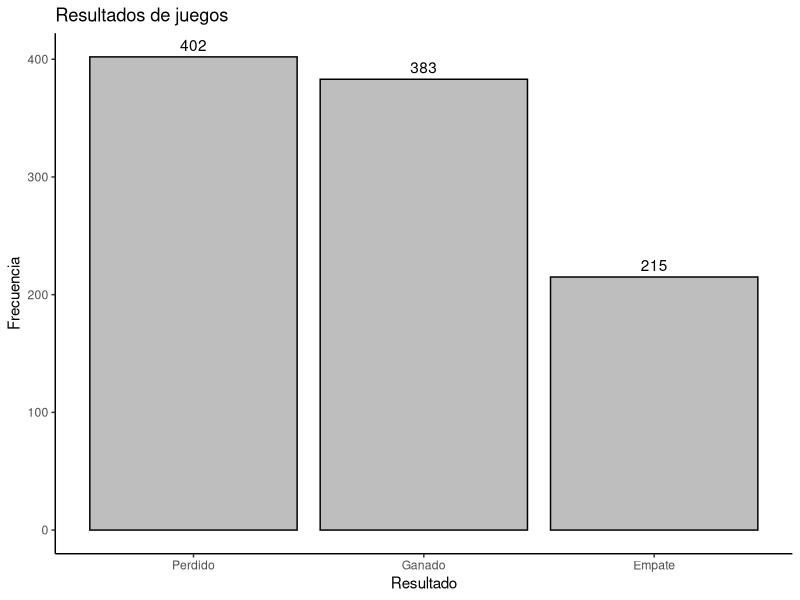
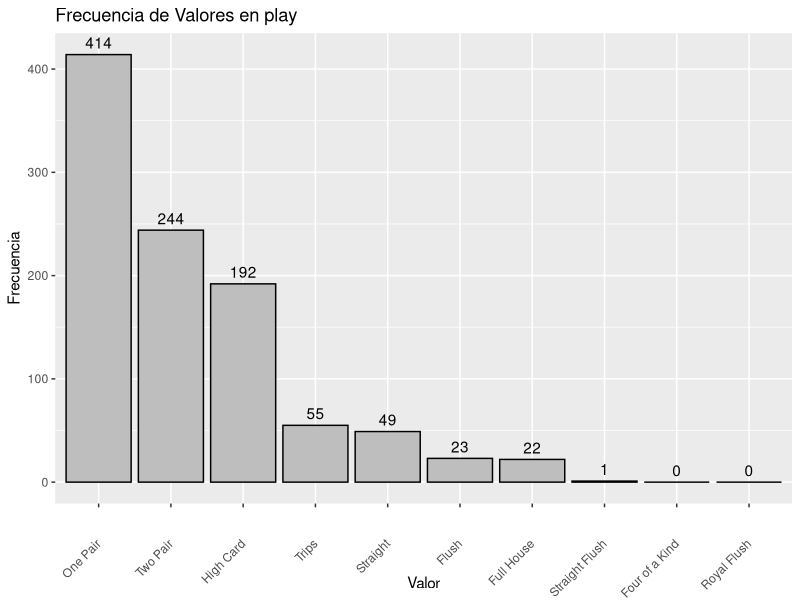

Write R code to recreate these figures, in order.
## ---- chunk 1
deck <- data.frame(
  face = c("king", "queen", "jack", "ten", "nine", "eight", "seven", "six",
           "five", "four", "three", "two", "ace", "king", "queen", "jack", "ten", 
           "nine", "eight", "seven", "six", "five", "four", "three", "two", "ace", 
           "king", "queen", "jack", "ten", "nine", "eight", "seven", "six", "five", 
           "four", "three", "two", "ace", "king", "queen", "jack", "ten", "nine", 
           "eight", "seven", "six", "five", "four", "three", "two", "ace"),  
  suit = c("spades", "spades", "spades", "spades", "spades", "spades", 
           "spades", "spades", "spades", "spades", "spades", "spades", "spades", 
           "clubs", "clubs", "clubs", "clubs", "clubs", "clubs", "clubs", "clubs", 
           "clubs", "clubs", "clubs", "clubs", "clubs", "diamonds", "diamonds", 
           "diamonds", "diamonds", "diamonds", "diamonds", "diamonds", "diamonds", 
           "diamonds", "diamonds", "diamonds", "diamonds", "diamonds", "hearts", 
           "hearts", "hearts", "hearts", "hearts", "hearts", "hearts", "hearts", 
           "hearts", "hearts", "hearts", "hearts", "hearts"), 
  value = c(13, 12, 11, 10, 9, 8, 7, 6, 5, 4, 3, 2, 1, 13, 12, 11, 10, 9, 8, 
            7, 6, 5, 4, 3, 2, 1, 13, 12, 11, 10, 9, 8, 7, 6, 5, 4, 3, 2, 1, 13, 12, 11, 
            10, 9, 8, 7, 6, 5, 4, 3, 2, 1)
)
## ---- chunk 2


shuffle <- function(deck) { 
  random <- sample(1:52, size = 52)
  deck[random, ]
}

shuffle_deck <- shuffle(deck)

dealer <- function(shuffle_deck, n){
  
  cards_per_player <- 2
  players = vector("list", length = n)
  
  for(i in 1:n){
    firts <- (i)
    last <- (i + n)
    players[[i]] <- merge(shuffle_deck[firts,],shuffle_deck[last,],all=TRUE)
    
  }
  
  remaining_cards <- shuffle_deck[(n * cards_per_player + 2):(n * cards_per_player + 4), ]
  turn <- shuffle_deck[(n * cards_per_player + 6),]
  river <- shuffle_deck[(n * cards_per_player + 8),]
  
  remaining_cards <- merge(remaining_cards,turn,all = TRUE)
  remaining_cards <- merge(remaining_cards,river,all = TRUE)
  
  return(list(players = players, table = remaining_cards))
}

numPlayers <- 2

players <- dealer(shuffle_deck, numPlayers)

for (i in 1:numPlayers) {
  print(players$players[[i]])
}

## ---- chunk 3
#function to extract and sort the cards 
sort_cards <- function(hand_Table,hand_Player){
  cards <- merge(hand_Table,hand_Player, all = TRUE)
  sort_c <- ordenado <- cards[order(cards$value),]
  return(sort_c) 
}

#function for royal flush 
royal_flush <- function(cards){
  
  s = 0
  c = 0
  h = 0
  d = 0
  n=6
  counter = 0
  straigh = TRUE
  Flush = FALSE
  
  if(cards[1,3] == 1 & cards[7,3] == 13){
    if(cards[1,2] == "spades"){
      s = s + 1
    }
    if(cards[1,2] == "clubs"){
      c = c + 1
    }
    if(cards[1,2] == "hearts"){
      h = h + 1
    }
    if(cards[1,2] == "diamonds"){
      d = d + 1
    }
    
    if(cards[7,2] == "spades"){
      s = s + 1
    }
    if(cards[7,2] == "clubs"){
      c = c + 1
    }
    if(cards[7,2] == "hearts"){
      h = h + 1
    }
    if(cards[7,2] == "diamonds"){
      d = d + 1
    }
    
    while (straigh & n>1) {
      if( ((cards[n,3] == (cards[n+1,3]-1))|cards[n,3] == (cards[n+1,3])) & counter<3 ){
        if(cards[n,2] == "spades"){
          s = s + 1
        }
        if(cards[n,2] == "clubs"){
          c = c + 1
        }
        if(cards[n,2] == "hearts"){
          h = h + 1
        }
        if(cards[n,2] == "diamonds"){
          d = d + 1
        }
        if(cards[n,3] == (cards[n+1,3]-1)){
          counter = counter +1
        }
      }
      if((cards[n,3] == (cards[n+1,3])) & counter<3){
        if(cards[n,2] == "spades"){
          s = s + 1
        }
        if(cards[n,2] == "clubs"){
          c = c + 1
        }
        if(cards[n,2] == "hearts"){
          h = h + 1
        }
        if(cards[n,2] == "diamonds"){
          d = d + 1
        }
      }
      if((cards[n+1,3]-cards[n,3]) > 1 & counter<3){
        straigh = FALSE
      }
      n = n-1
    }
    
    
    if(d == 5 | c == 5 | s == 5 | h == 5){
      Flush = TRUE
    }
    
    if(straigh & Flush){
      return(c(10,14,0))
    }
    if(straigh & !Flush){
      return(c(5,14,0))
    }
  }
  return(c(0,0,0))
}

#function for straigh flush
straigh_flush <- function(cards){
  HC = 0
  counter = 0
  straigh = FALSE
  Flush = FALSE
  broke = FALSE
  s = 0
  c = 0
  h = 0
  d = 0
  
  if(cards[1,2] == "spades"){
    s =s +1
  }
  if(cards[1,2] == "clubs"){
    c =c +1
  }
  if(cards[1,2] == "hearts"){
    h =h +1
  }
  if(cards[1,2] == "diamonds"){
    d =d +1
  }
  
  for (i in 1:6) {
    if(cards[i,3] == (cards[i+1,3]-1) & !broke){
      counter = counter+1
      HC = cards[i+1,3]
      if(cards[i+1,2] == "spades"){
        s =s +1
      }
      if(cards[i+1,2] == "clubs"){
        c =c +1
      }
      if(cards[i+1,2] == "hearts"){
        h =h +1
      }
      if(cards[i+1,2] == "diamonds"){
        d =d +1
      }
    }
    if(cards[i,3] == (cards[i+1,3]) & !broke){
      if(cards[i+1,2] == "spades"){
        s =s +1
      }
      if(cards[i+1,2] == "clubs"){
        c =c +1
      }
      if(cards[i+1,2] == "hearts"){
        h =h +1
      }
      if(cards[i+1,2] == "diamonds"){
        d =d +1
      }
    }
    if(cards[i+1,3] - cards[i,3] > 1 & counter < 4){
      counter = 0
    }
    if(cards[i+1,3] - cards[i,3] > 1 & counter >= 4){
      broke = !broke
    }
    
  }
  
  
  if(counter >= 4){
    straigh = TRUE
  }
  if(s==5 | c==5 | h==5 | d==5){
    Flush=TRUE
  }
  
  if(straigh & Flush){
    return(c(9,HC,0))
  }
  if(straigh & !Flush){
    return(c(5,HC,0))
  }
  if(!straigh & !Flush){
    return(c(0,0,0))
  }
  return(c(0,0,0))
}

  
#function for flush
card_flush <- function(cards){
  
  s = c(0,0)
  c = c(0,0)
  h = c(0,0)
  d = c(0,0)
  for (i in 1:7) {
      if(cards[i,2] == "spades"){
        s[1] =s[1] +1
        s[2] = cards[i,3]
      }
      if(cards[i,2] == "clubs"){
        c[1] =c[1] +1
        c[2] = cards[i,3]
      }
      if(cards[i,2] == "hearts"){
        h[1] =h[1] +1
        h[2] = cards[i,3]
      }
      if(cards[i,2] == "diamonds"){
        d[1] =d[1] +1
        d[2] = cards[i,3]
      }
  }
  if(s[1]>=5){
    return(c(6,s[2]))
  }
  if(c[1]>=5){
    return(c(6,s[2]))
  }
  if(h[1]>=5){
    return(c(6,s[2]))
  }
  if(d[1]>=5){
    return(c(6,s[2],0))
  }
  return(c(0,0,0))
}

#Function auxiliar for cards_poker
is_ace <- function(value){
  if(value == 1){
    return(14)
  }
  return(value)
}

#Function for poker, full house, tree of a kind, two pair and pair 
cards_poker <- function(cards){
  aux <- data.frame(
    face = c("F"),  
    suit = c("F"), 
    value = c(0))
  
  cards = sort_cards(aux,cards)
  
  poker = c(0,0)
  pair = c(0,0)
  three = c(0,0)
  n=1
  HC = 0
  index = 8
  while (index>1) {
    if(cards[index,3] == cards[index-1,3]){
      n = n+1
    }else{
      if(n == 2){
        pair[1]=pair[1]+1
        if(pair[2] == 0 | cards[index,3] == 1){
          pair[2]=is_ace(cards[index,3])
        }
      }
      if(n == 3){
        three[1]=three[1]+1
        if(three[2] == 0 | cards[index,3] == 1){
          three[2]=is_ace(cards[index,3])
        }
      }
      if(n == 4){
        poker[1]=poker[1]+1
        poker[2]=is_ace(cards[index,3])
      }
      
      #Definition of the High Card
      if(HC==0){
        if(n==1){
          HC = cards[index,3]
        }else{
          if(n == 2 & pair[1] == 1){
            HC = 0
          }
          if(n == 2 & pair[1] == 2 ){
            HC = is_ace(cards[index-1,3])
          }
          if(n == 3 ){
            HC = is_ace(cards[index-1,3])
          }
          if(n == 4 ){
            HC = is_ace(cards[index-1,3])
          }
        }
      }
      n = 1
    }
    index = index - 1
  }
  
  if(poker[1]==1){
    return(c(8,poker[2],HC))
  }
  if((three[1] == 2) | (three[1] == 1 & (pair[1]==1 | pair[1]==2))){
    return(c(7,three[2],0))
  }
  if(three[1]==1 & pair[1]!=1 & pair[1]!=2){
    return(c(4,three[2],HC))
  }
  if(pair[1]==2 | pair[1]==3){
    return(c(3,pair[2],HC))
  }
  if(pair[1]==1){
    return(c(2,pair[2],HC))
  }
  return(c(1,cards[7,3],0))
}

#function defining the hand 
hand_defining <- function(poker_table,hand_player){
  
  cards = sort_cards(poker_table,hand_player)
  
  hand = c(0,0,0)
  aux = royal_flush(cards)
  if(aux[1] == 10){
    return(aux)
  }else{
    hand = aux
  }
  
  aux = straigh_flush(cards)
  if(aux[1]==9){
    return(aux)
  }
  if(hand[2]<aux[2]){
    hand = aux
  }
  
  aux = card_flush(cards)
  if(aux[1]==6){
    hand = aux
  }
  
  aux = cards_poker(cards)
  if(aux[1]>hand[1]){
    return(aux)
  }else{
    return(hand)
  }
  
}


#function defining
player_won <- function(game_1,game_2){
  if(game_1[1] > game_2[1]){
    return(1)
  }
  if(game_1[1] == game_2[1] & game_1[2] > game_2[2]){
    return(1)
  }
  if(game_1[1] == game_2[1] & game_1[2] == game_2[2]){
    return(3)
  }
  return(2)
}

## ---- chunk 4
prueba_straigh_flush <- data.frame(
  face = c("two", "two", "seven", "seven", "jack"),  
  suit = c("spades", "clubs", "spades", "diamonds", "hearts"), 
  value = c(8,8,9,10,9)
)

prueba_mano <- data.frame(
  face = c("jack", "nine"),  
  suit = c("clubs", "spades"), 
  value = c(10,13)
)

prueba <- hand_defining(prueba_straigh_flush,prueba_mano)
prueba 
## ---- chunk 5

library(ggplot2)


win = rep(0,3)
play = rep(0,10)

for (i in 1:1000) {
  
  won = 1
  
  deck_shuffle = shuffle(deck)
  players <- dealer(deck_shuffle,numPlayers)
  
  hand_player = hand_defining(players$table,players$players[[1]])
  play[hand_player[1]] = play[hand_player[1]]+1
  
  for (i in 2:numPlayers) {
    aux = player_won(hand_player,hand_defining(players$table,players$players[[i]]))
    if(aux == 2){
      won = 2
      break
    }
    won = aux
  }
  
  win[won] = win[won] +1
}

df_win <- data.frame(Resultado = c("Ganado", "Perdido", "Empate"),
                 Frecuencia = win)
df_win$Resultado <- reorder(df_win$Resultado, -df_win$Frecuencia)

ggplot(df_win, aes(x = Resultado, y = Frecuencia)) +
  geom_bar(stat = "identity", fill = "grey", color = "black") +
  geom_text(aes(label = Frecuencia), vjust = -0.5) +
  labs(title = "Resultados de juegos",
       x = "Resultado",
       y = "Frecuencia") +
  theme_classic()




df_play <- data.frame(Valor = c("High Card", "One Pair", "Two Pair", "Trips", "Straight", "Flush", "Full House", "Four of a Kind", "Straight Flush", "Royal Flush"), Frecuencia = play)

df_play$Valor <- reorder(df_play$Valor, -df_play$Frecuencia)

ggplot(df_play, aes(x = Valor, y = Frecuencia)) +
  geom_bar(stat = "identity", fill = "gray", color = "black") +
  geom_text(aes(label = Frecuencia), vjust = -0.5) +  
  labs(title = "Frecuencia de Valores en play",
       x = "Valor",
       y = "Frecuencia") +
  theme(axis.text.x = element_text(angle = 45, vjust = 0.5, hjust = 1))

